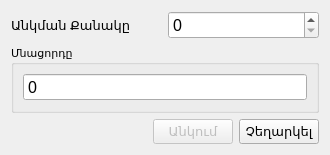
<?xml version="1.0" encoding="UTF-8"?>
<ui version="4.0">
 <class>declineStoreItemDlg</class>
 <widget class="QDialog" name="declineStoreItemDlg">
  <property name="geometry">
   <rect>
    <x>0</x>
    <y>0</y>
    <width>330</width>
    <height>143</height>
   </rect>
  </property>
  <property name="windowTitle">
   <string>Անկում</string>
  </property>
  <layout class="QGridLayout" name="gridLayout">
   <item row="0" column="0">
    <layout class="QVBoxLayout" name="verticalLayout_2">
     <item>
      <layout class="QHBoxLayout" name="horizontalLayout">
       <item>
        <widget class="QLabel" name="label_2">
         <property name="font">
          <font>
           <pointsize>10</pointsize>
          </font>
         </property>
         <property name="text">
          <string>Անկման Քանակը</string>
         </property>
        </widget>
       </item>
       <item>
        <widget class="QSpinBox" name="sbxSubtractCount">
         <property name="font">
          <font>
           <pointsize>12</pointsize>
          </font>
         </property>
         <property name="maximum">
          <number>100000</number>
         </property>
        </widget>
       </item>
      </layout>
     </item>
     <item>
      <widget class="QGroupBox" name="groupBox">
       <property name="font">
        <font>
         <pointsize>8</pointsize>
        </font>
       </property>
       <property name="title">
        <string>Մնացորդը</string>
       </property>
       <layout class="QVBoxLayout" name="verticalLayout">
        <item>
         <widget class="QSpinBox" name="sbxTotal">
          <property name="enabled">
           <bool>true</bool>
          </property>
          <property name="font">
           <font>
            <pointsize>12</pointsize>
           </font>
          </property>
          <property name="readOnly">
           <bool>true</bool>
          </property>
          <property name="buttonSymbols">
           <enum>QAbstractSpinBox::NoButtons</enum>
          </property>
          <property name="specialValueText">
           <string/>
          </property>
          <property name="keyboardTracking">
           <bool>true</bool>
          </property>
          <property name="maximum">
           <number>100000</number>
          </property>
         </widget>
        </item>
       </layout>
      </widget>
     </item>
     <item>
      <layout class="QHBoxLayout" name="horizontalLayout_2">
       <item>
        <spacer name="horizontalSpacer">
         <property name="orientation">
          <enum>Qt::Horizontal</enum>
         </property>
         <property name="sizeHint" stdset="0">
          <size>
           <width>40</width>
           <height>20</height>
          </size>
         </property>
        </spacer>
       </item>
       <item>
        <widget class="QPushButton" name="btnSubtract">
         <property name="enabled">
          <bool>false</bool>
         </property>
         <property name="font">
          <font>
           <pointsize>10</pointsize>
          </font>
         </property>
         <property name="text">
          <string>Անկում</string>
         </property>
         <property name="icon">
          <iconset resource="farmmanager.qrc">
           <normaloff>:/FarmManager/Resources/deadbird.png</normaloff>:/FarmManager/Resources/deadbird.png</iconset>
         </property>
        </widget>
       </item>
       <item>
        <widget class="QPushButton" name="btnCancel">
         <property name="font">
          <font>
           <pointsize>10</pointsize>
          </font>
         </property>
         <property name="text">
          <string>Չեղարկել</string>
         </property>
        </widget>
       </item>
      </layout>
     </item>
    </layout>
   </item>
  </layout>
 </widget>
 <resources>
  <include location="farmmanager.qrc"/>
 </resources>
 <connections>
  <connection>
   <sender>btnCancel</sender>
   <signal>clicked()</signal>
   <receiver>declineStoreItemDlg</receiver>
   <slot>reject()</slot>
   <hints>
    <hint type="sourcelabel">
     <x>388</x>
     <y>130</y>
    </hint>
    <hint type="destinationlabel">
     <x>365</x>
     <y>234</y>
    </hint>
   </hints>
  </connection>
  <connection>
   <sender>btnSubtract</sender>
   <signal>clicked()</signal>
   <receiver>declineStoreItemDlg</receiver>
   <slot>accept()</slot>
   <hints>
    <hint type="sourcelabel">
     <x>269</x>
     <y>120</y>
    </hint>
    <hint type="destinationlabel">
     <x>189</x>
     <y>106</y>
    </hint>
   </hints>
  </connection>
 </connections>
</ui>
